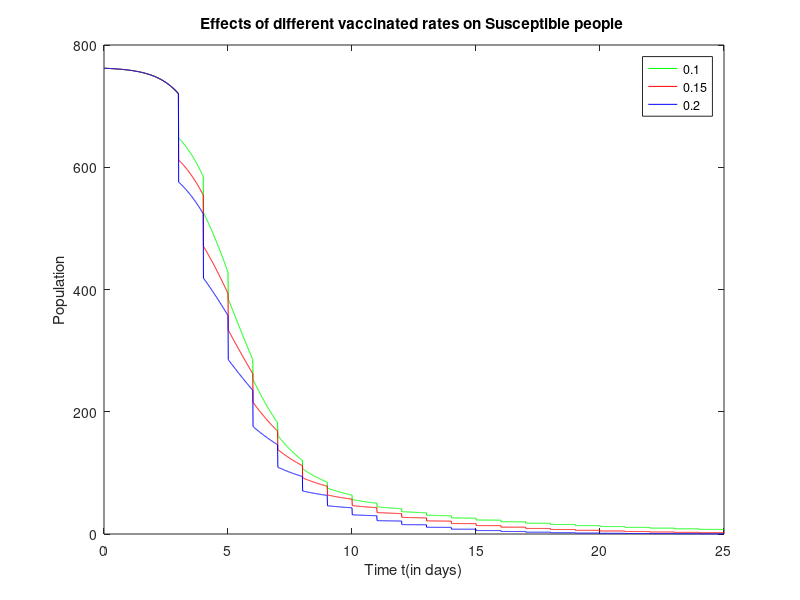
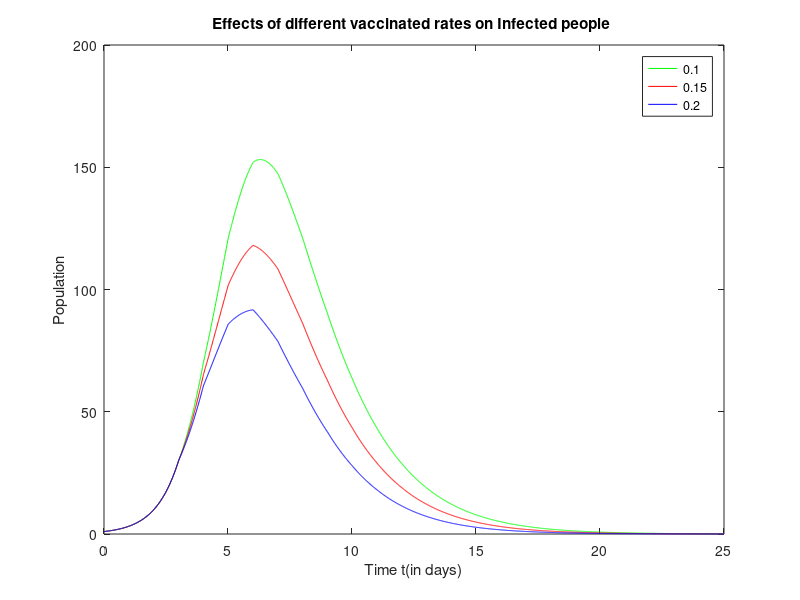
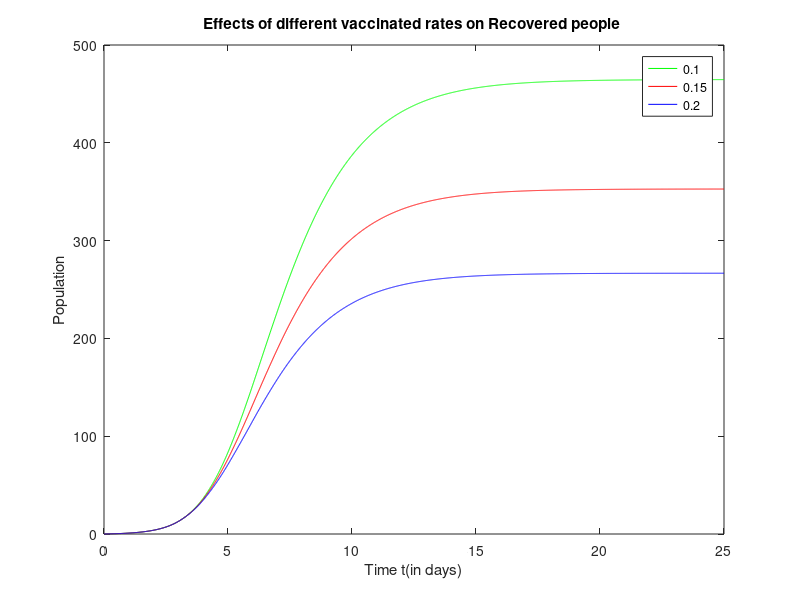
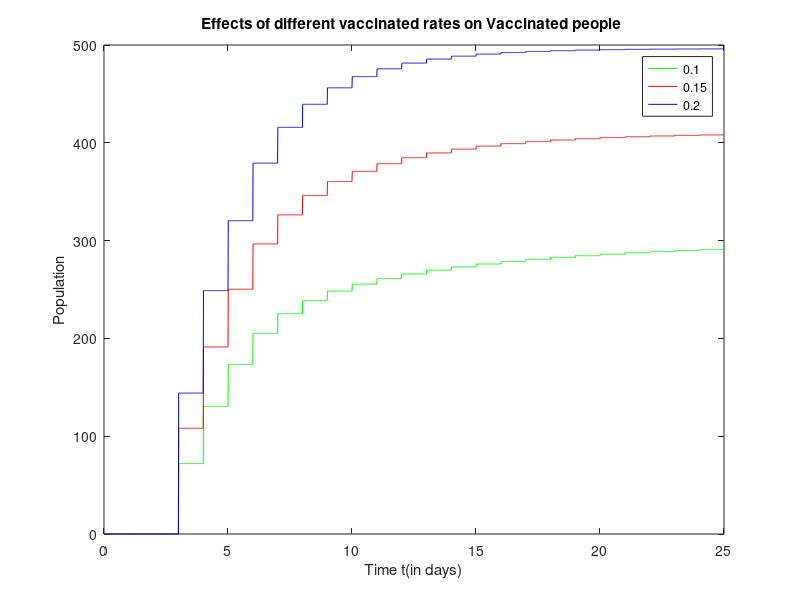

MATLAB code to generate these figures, in order:
clc;
clear all;
close all;

tstart = 0;
dt = 0.01;
tend = 25;

t = tstart:dt:tend;
d = 3;

S = zeros(size(t));
I = zeros(size(t));
R = zeros(size(t));
V = zeros(size(t));
vac_flag = zeros(size(t));
temp = zeros(1,length(t)+d/dt);

index = 0;
for i=1:length(t)
    if t(i)==index
        vac_flag(i) = 1;
        index = index+1;
    end
end

C = 762;
I0 = 1;
alpha = 0.5;
beta = 0.00218;
vac_rate = [0.1, 0.15, 0.2];
plot_line = ['g', 'r', 'b'];

for j = 1:length(vac_rate)  
    S(1) = C;
    I(1) = 1;
    R(1) = 0;

    ep_end = 0;
    delay = d/dt - 1;

    for i=2:length(t)
        S(i) = S(i-1) - beta*I(i-1)*S(i-1)*dt;
        if t(i)>=3
            S(i) = S(i) - vac_flag(i-1)*temp(i-1)*S(i-1)/S(i-1-delay);
        end
        temp(i+delay) = vac_flag(i-1)*vac_rate(j)*S(i-1);
        I(i) = I(i-1) + (beta*I(i-1)*S(i-1) - alpha*I(i-1))*dt;
        if(I(i)<0.5 && ep_end==0)
            ep_end = t(i);
        end
        V(i) = V(i-1);
        if t(i)>=3
            V(i) = V(i) + vac_flag(i-1)*temp(i-1)*S(i-1)/S(i-1-delay);
        end
        R(i) = R(i-1) + alpha*I(i-1)*dt;
    end

    disp(max(I));
    disp(ep_end);

    figure(1)
    plot(t,S,plot_line(j));
    hold on
    figure(2)
    plot(t,I,plot_line(j));
    hold on
    figure(3)
    plot(t,R,plot_line(j));
    hold on
    figure(4)
    plot(t,V,plot_line(j));
    hold on
end

figure(1)
title('Effects of different vaccinated rates on Susceptible people ');
xlabel('Time t(in days)');
ylabel('Population');
legend(num2str(vac_rate(1)), num2str(vac_rate(2)), num2str(vac_rate(3)));

figure(2)
title('Effects of different vaccinated rates on Infected people ');
xlabel('Time t(in days)');
ylabel('Population');
legend(num2str(vac_rate(1)), num2str(vac_rate(2)), num2str(vac_rate(3)));

figure(3)
title('Effects of different vaccinated rates on Recovered people ');
xlabel('Time t(in days)');
ylabel('Population');
legend(num2str(vac_rate(1)), num2str(vac_rate(2)), num2str(vac_rate(3)));

figure(4)
title('Effects of different vaccinated rates on Vaccinated people ');
xlabel('Time t(in days)');
ylabel('Population');
legend(num2str(vac_rate(1)), num2str(vac_rate(2)), num2str(vac_rate(3)));
